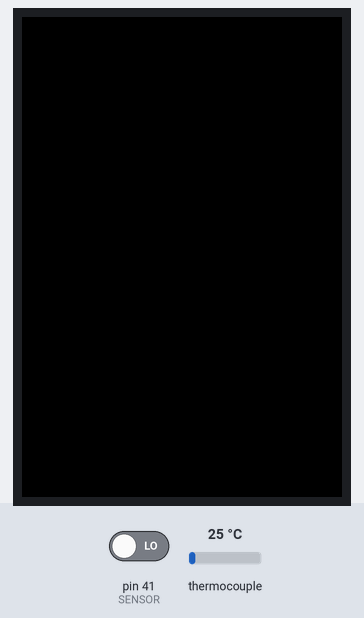
A sketch run on a simulated Arduino Mega 2560, built with avr-gcc and run on an emulated ATmega2560. Shown: 320×480 colour display. The test bench sets the inputs (shaded band); at power-on: pin 41 (SENSOR) LOW, thermocouple 25 °C. What the sketch prints to the serial monitor is not drawn.

Above: at 1.8 s.
1.9 s: pin 41 (SENSOR) driven HIGH
At 4.8 s:
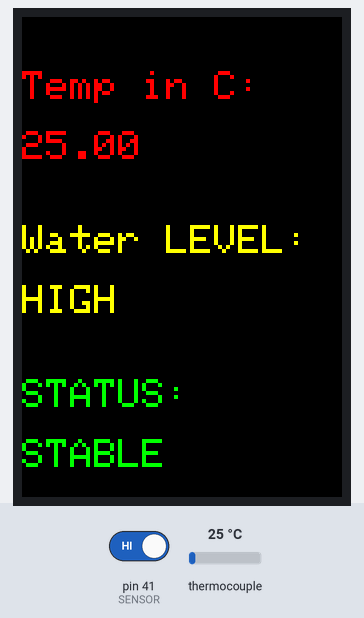
4.9 s: thermocouple set to 75 °C
At 6.5 s:
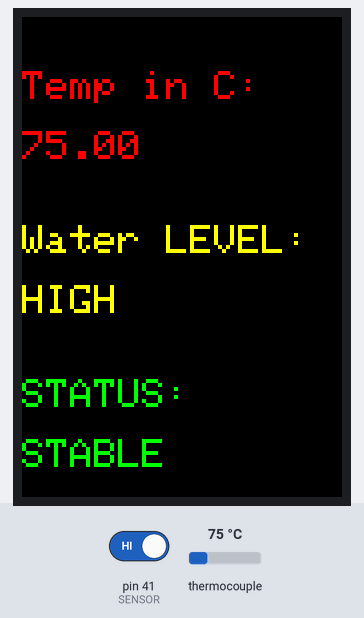
7.9 s: thermocouple set to 85 °C
At 9.4 s:
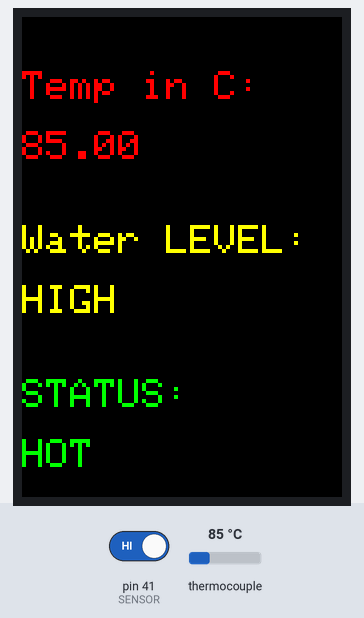
10.9 s: pin 41 (SENSOR) driven LOW
At 12.3 s:
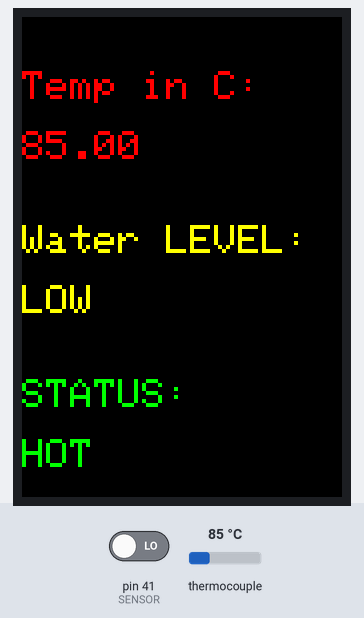
Timing chart, 0 to 13.9 s (numbered marks = the images above; inputs shaded):
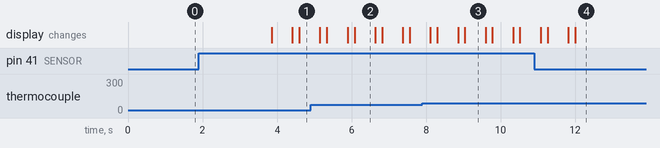

The sketch:

WaterLevelSensor.ino
```cpp
#include "Arduino.h"
#include "waterLVL.h"
#include "tempSens.h"
//#include "MAX6675.h"
#include "max6675.h"
#include "SDcard.h"
#include "LCD.h"
#include <LCDWIKI_GUI.h> //Core graphics library
#include <LCDWIKI_KBV.h> //Hardware-specific library


#define CS_PIN 53
#define CLK_PIN 52
#define SO_PIN 50


int LiquidLVL = 0;
bool emailSent = false;

int ktcSO = 50;
int ktcCS = 53;
int ktcCLK = 52;

MAX6675 ktc(ktcCLK, ktcCS, ktcSO);
//SDcard data;
LCD lcd{};
bool initialize = false;
int waterlvl[5] = {2,2,2,2,2};
int i=0;
bool wLVL;
float tempCelcius;
float tempFahrenheit;


void setup() {
  // put your setup code here, to run once:
  //lcd();
  pinMode(SENSOR,INPUT);
  Serial.begin(115200);
  Serial1.begin(115200);
  lcd.InitializeLCD();
  //data.initializeSD();
  //Serial2.print("SendEmail\n");
  delay(500);
}

void loop() {
  tempCelcius = ktc.readCelsius();
  tempFahrenheit = (tempCelcius*1.8) + 32;
  if(i==5){
    i=0;
  }
  LiquidLVL = digitalRead(SENSOR);
  waterlvl[i] = LiquidLVL;

  wLvLChecker(waterlvl);
  Serial.print("watrlvl ");
  Serial.println(i);
  Serial.println(waterlvl[i]);
  i++;
  delay(300);
  if(wLVL){
    lcd.updateLCD(tempCelcius, 1);
    initialize = true;
    digitalWrite(BUZZER, LOW);
    emailSent = false;
    Serial.println("Water Level is Good");
    //data.editFileLog(String(tempCelcius), 1);
    delay(250);
  }
  if(!wLVL & initialize == true) {
    if(!emailSent){
    Serial1.print("SendEmail\n");
    emailSent = true;
    initialize = false;
    }
    Serial.println("Before update LCD");
    lcd.updateLCD(tempCelcius, 0);
    digitalWrite(BUZZER, HIGH);
    Serial.println("Water Level is Low");
    //data.editFileLog(String(tempCelcius), 0);
    delay(250);
  }


   //tempCelcius = thermoCouple.getTemperature;
 //write to the file
   Serial.print("Deg C = ");
   Serial.print(tempCelcius);
   Serial.print("\t Deg F = ");
   Serial.println(tempFahrenheit);

  // put your main code here, to run repeatedly:
}

void wLvLChecker(int waterlvl[5]){
  for (int k = 0; k < 5; k++){
    if(waterlvl[k] != 1){
        wLVL = false;
        return;
    }
    else {
      wLVL = true;
    }
  }
}
```

LDC.cpp
```cpp
#include "LCD.h"

 LCD::LCD(): mylcd(ILI9486,A3,A2,A1,A0,A4){
 }


void LCD::updateLCD(float temp, int waterLVL){
    Serial.println("Inside method");
  mylcd.Set_Text_Mode(0);
  mylcd.Fill_Screen(0x0000);
  mylcd.Set_Text_Back_colour(BLACK);
  mylcd.Set_Text_colour(RED);
  mylcd.Set_Text_Size(4);
  mylcd.Print_String("Temp in C:", 0, 54);
  mylcd.Print_Number_Float(temp, 2, 0, 114, '.', 0, ' ');
  mylcd.Set_Text_colour(YELLOW);
  mylcd.Print_String("Water LEVEL:", 0, 208);
  if(waterLVL == 1){
  mylcd.Print_String("HIGH", 0, 268);
  }
  else
   mylcd.Print_String("LOW", 0, 268);

    mylcd.Set_Text_colour(GREEN);
   mylcd.Print_String("STATUS:", 0, 362);
   if(temp >= 80){
    mylcd.Print_String("HOT", 0, 422);
   }
   else
    mylcd.Print_String("STABLE", 0, 422);
}

void LCD::InitializeLCD(){
    mylcd.Init_LCD();
}
```

SDcard.cpp
```cpp
#include "SDcard.h"

char line[40];

void SDcard::initializeSD()
{
  if (!sd.begin(CS_PIN, SPI_SPEED)) {
    sd.initErrorHalt(&Serial);
    return;
  }

}


int SDcard::editFileLog(String tempC, int waterLVL)
{
  File file;
  if (!file.open("WeatherBox.txt", FILE_WRITE)) {
    error("open failed");
  }
  // Write test data.
  file.print(F("Temperature (celcius) = "));
  file.print(tempC);
  if(waterLVL==1){
    file.print(F("\nWater Level is stable"));
  }
  else if(waterLVL == 0){
    file.print(F("Water Level is low"));
  }

  //accessedFile = accessedSd.open(filename, FILE_WRITE);
}
```

SDcard.h
```cpp
#ifndef __SDCARD_H_
#define __SDCARD_H_

#include <SPI.h>
#include "SdFat.h"


// Try to select the best SD card configuration.

#define error(s) sd.errorHalt(&Serial, F(s))
#define SPI_SPEED SD_SCK_MHZ(4)
#define CS_PIN 53
#define CLK_PIN 52
#define SO_PIN 50
//

// File accessedFile;
// SdFat accessedSd;


class SDcard{
    private:
        SdFat sd;
        //File file;
        float temp;
        String filename;

    public:

        String readLine();
        int editFileLog(String tempC, int waterLVL);
        void filenameSetter(String fname);
        void initializeSD();
        String filenameGetter();


};

#endif
```

tempSens.cpp
```cpp

```

tempSens.h
```cpp
// #ifndef __TEMPSENS_H_
// #define __TEMPSENS_H_

// #define CS_PIN 53
// #define CLK_PIN 52
// #define SO_PIN 50


// class tempSensor{
//     private:

//     public:
//         void tempSetter(int newTemp);
//         void tempGetter();
// };

// #endif
```

waterLVL.cpp
```cpp

```

waterLVL.h
```cpp
#ifndef __WATERLVL_H_
#define __WATERLVL_H_

#define SD_TYPE 1
#define SENSOR 41
#define BUZZER 4

class waterSensor{
    private:
        int liquidLVL;

    public:
        void waterLVLGetter();


};

#endif
```

LCD.h
```cpp
#ifndef LCD_H_
#define LCD_H_
#include <LCDWIKI_GUI.h> //Core graphics library
#include <LCDWIKI_KBV.h> //Hardware-specific library

#define  BLACK   0x0000
#define BLUE    0x001F
#define RED     0xF800
#define GREEN   0x07E0
#define CYAN    0x07FF
#define MAGENTA 0xF81F
#define YELLOW  0xFFE0
#define WHITE   0xFFFF

class LCD{
    private:
            LCDWIKI_KBV mylcd;
    public:
        void InitializeLCD();
       void updateLCD(float temp, int waterLVL);

       LCD();

};

#endif
```

Measured:
- the behaviour switches between 79 and 80 °C on thermocouple (found by bisection; images 2 and 3)
- after the input at 1.9 s, the display: changes after 2.0 s (image 1)
- after the input at 4.9 s, the display: first differs from a run without the input after 1.2 s (image 2)
- after the input at 7.9 s, the display: first differs from a run without the input after 1.1 s (image 3)
- after the input at 10.9 s, the display: first differs from a run without the input after 1.1 s (image 4)
- what the display in image 2 shows lasts 0.5 s, from 6.1 s to 6.6 s
